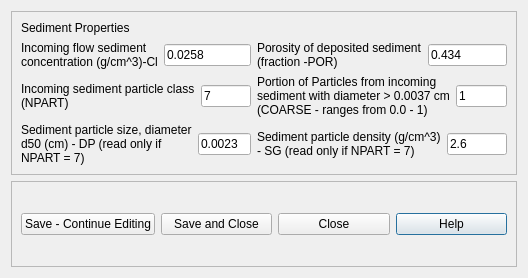
<?xml version="1.0" encoding="UTF-8"?>
<ui version="4.0">
 <class>Dialog</class>
 <widget class="QDialog" name="Dialog">
  <property name="geometry">
   <rect>
    <x>0</x>
    <y>0</y>
    <width>528</width>
    <height>278</height>
   </rect>
  </property>
  <property name="windowTitle">
   <string>Dialog</string>
  </property>
  <layout class="QGridLayout" name="gridLayout_2">
   <item row="1" column="0">
    <widget class="QFrame" name="frame_2">
     <property name="frameShape">
      <enum>QFrame::StyledPanel</enum>
     </property>
     <property name="frameShadow">
      <enum>QFrame::Raised</enum>
     </property>
     <layout class="QGridLayout" name="gridLayout">
      <item row="0" column="3">
       <widget class="QPushButton" name="pushButton_4">
        <property name="text">
         <string>Help</string>
        </property>
       </widget>
      </item>
      <item row="0" column="0">
       <widget class="QPushButton" name="save_continue">
        <property name="text">
         <string>Save - Continue Editing</string>
        </property>
       </widget>
      </item>
      <item row="0" column="1">
       <widget class="QPushButton" name="save_close">
        <property name="text">
         <string>Save and Close</string>
        </property>
       </widget>
      </item>
      <item row="0" column="2">
       <widget class="QPushButton" name="close_dialog">
        <property name="text">
         <string>Close</string>
        </property>
       </widget>
      </item>
     </layout>
    </widget>
   </item>
   <item row="0" column="0">
    <widget class="QFrame" name="frame">
     <property name="frameShape">
      <enum>QFrame::StyledPanel</enum>
     </property>
     <property name="frameShadow">
      <enum>QFrame::Raised</enum>
     </property>
     <layout class="QGridLayout" name="gridLayout_3">
      <item row="1" column="0">
       <layout class="QHBoxLayout" name="horizontalLayout">
        <item>
         <widget class="QLabel" name="label">
          <property name="text">
           <string>Incoming flow sediment
concentration (g/cm^3)-Cl</string>
          </property>
         </widget>
        </item>
        <item>
         <widget class="QLineEdit" name="line_concentration">
          <property name="text">
           <string>0.0258</string>
          </property>
         </widget>
        </item>
       </layout>
      </item>
      <item row="1" column="1">
       <layout class="QHBoxLayout" name="horizontalLayout_4">
        <item>
         <widget class="QLabel" name="label_4">
          <property name="text">
           <string>Porosity of deposited sediment
(fraction -POR)</string>
          </property>
         </widget>
        </item>
        <item>
         <widget class="QLineEdit" name="line_porosity">
          <property name="text">
           <string>0.434</string>
          </property>
         </widget>
        </item>
       </layout>
      </item>
      <item row="2" column="0">
       <layout class="QHBoxLayout" name="horizontalLayout_2">
        <item>
         <widget class="QLabel" name="label_2">
          <property name="text">
           <string>Incoming sediment particle class
(NPART)</string>
          </property>
         </widget>
        </item>
        <item>
         <widget class="QLineEdit" name="line_class">
          <property name="text">
           <string>7</string>
          </property>
         </widget>
        </item>
       </layout>
      </item>
      <item row="2" column="1">
       <layout class="QHBoxLayout" name="horizontalLayout_5">
        <item>
         <widget class="QLabel" name="label_5">
          <property name="text">
           <string>Portion of Particles from incoming
sediment with diameter &gt; 0.0037 cm
(COARSE - ranges from 0.0 - 1)</string>
          </property>
         </widget>
        </item>
        <item>
         <widget class="QLineEdit" name="line_portion">
          <property name="text">
           <string>1</string>
          </property>
         </widget>
        </item>
       </layout>
      </item>
      <item row="3" column="1">
       <layout class="QHBoxLayout" name="horizontalLayout_6">
        <item>
         <widget class="QLabel" name="label_6">
          <property name="text">
           <string>Sediment particle density (g/cm^3)
- SG (read only if NPART = 7)</string>
          </property>
         </widget>
        </item>
        <item>
         <widget class="QLineEdit" name="line_sediment">
          <property name="text">
           <string>2.6</string>
          </property>
         </widget>
        </item>
       </layout>
      </item>
      <item row="3" column="0">
       <layout class="QHBoxLayout" name="horizontalLayout_3">
        <item>
         <widget class="QLabel" name="label_3">
          <property name="text">
           <string>Sediment particle size, diameter
d50 (cm) - DP (read only if 
NPART = 7)</string>
          </property>
         </widget>
        </item>
        <item>
         <widget class="QLineEdit" name="line_size">
          <property name="text">
           <string>0.0023</string>
          </property>
         </widget>
        </item>
       </layout>
      </item>
      <item row="0" column="0">
       <widget class="QLabel" name="label_7">
        <property name="text">
         <string>Sediment Properties</string>
        </property>
       </widget>
      </item>
     </layout>
    </widget>
   </item>
  </layout>
 </widget>
 <resources/>
 <connections/>
</ui>
